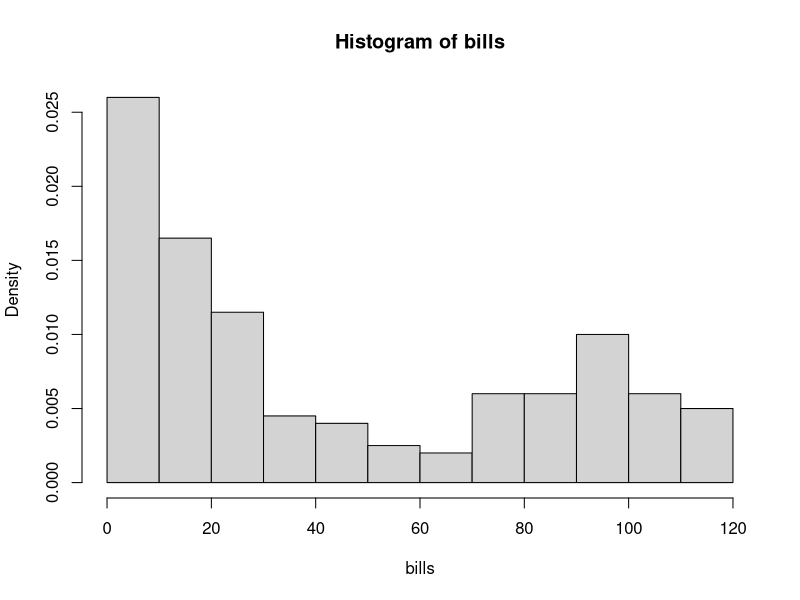

Recreate this plot in R. (Note: this script raises an error after producing the figure.)
par(mfrow=c(1,1));
#Exercise 1
#1.1
Data <- read.table("telephone.txt",header = TRUE);
bills = Data$Bills;

t=median(bills)
t
n=length(bills);
n

hist(bills,prob=T);

bootstrap_exp<-function(n,lambda){
  B=1000;
  tstar=numeric(B);
  for(i in 1:B){
    xstar = rexp(n,lambda); #Exercise says for lambda = [0.01,0.1]
    tstar[i] = median(xstar);
  }
  return(tstar)
}

lambda_values=seq(0.01,0.1,length=100)
lambda_values

p_array=numeric(length(lambda_values))
i=1
for(lambda in lambda_values){
  tstar=bootstrap_exp(n,lambda);
  pl=sum(tstar<t)/B;
  pr=sum(tstar>t)/B;
  p=2*min(pl,pr);
  p_array[i]=p;
  i=i+1;
}

p_array;
p_not_reject=p_array[p_array>0.05] #We take the values where the p value would not reject H0
p_not_reject
indexes = match(p_not_reject,p_array);

indexes;
lambda_not_reject=numeric(length(indexes));
count=1
for(i in indexes){
  lambda_not_reject[count]=lambda_values[i];
  count=count+1;
}

#We cannot reject that the data stems from a exponential distribution with lambda values:
lambda_not_reject


length(lambda_values)
length(p_array)

plot(lambda_values,p_array)
#Checking our graph we get that forthe values of lambda in range [0.01,0.1] all the p-values we get are 0. so we can reject the H0 that our distribution come from an exponential distribution of lambda range 0.01 0.1

#1.2

hist(bills)
boxplot(bills)
#Since half of the customers spend less than 27€ the marketing advice could be 
#Any other plot?
#Conclusion: Most of the people spend less than 20€ per month (?)

#Exercise 2
#Retrieving data

light1879 = scan("light1879.txt");
light1879;

light1882 = scan("light1882.txt")
light1882

light_time = scan("light.txt") #Holds the times saved from the experiment which are NOT the seconds taken to travel 7442Km
light_time


light_real_time = ((light_time/1000)+24.8)/1000000 #Holds the real time taken to travel 7442Km in seconds
light_real_time

light_speed = (7.442/light_real_time)-299000 #Measured speed of light minus 299000
light_speed

#2.1
#Histograms and box plots
par(mfrow=c(1,3));
hist(light1879);
boxplot(light1879);

hist(light1882);
boxplot(light1882);

hist(light_speed);
boxplot(light_speed);


boxplot(light1879,light1882,light_speed)

quantile(light1879)
quantile(light1882)
quantile(light_speed)
#Comparing the histograms and boxplots we can see that the distribution of the light1882 and light_speed are quite similar. Meanwhile, the light1879 the boxplot seems shifted upwards which means that the values are bigger.
#If we consider the median values then we get for light1879 is 850, for 1882 is 774 and light_speed is 754. We see again that light1882 and light_speed medians are close to each other.

#2.2
#Bootstrap confidence intervals lecture 2

#Defining function for bootstrap test

bootstrap<-function(data,operation="mean"){
  B=1000;
  tstar=numeric(B);
  
  for(i in 1:B){
    xstar = sample(data,replace = TRUE);
    
    if(operation=="mean"){
      tstar[i] = mean(xstar);
    }else if(operation=="median"){
      tstar[i] = median(xstar);
    }
  }
  return(tstar);
}

get_confidence_intervals<-function(data,operation="mean"){
  if(operation=="mean"){
    t=mean(data);
  }else if(operation=="median"){
    t=median(data);
  }
  tstar = bootstrap(data,operation);
  tstar25 = quantile(tstar,0.025);
  tstar975 = quantile(tstar,0.975);
  return(c(2*t-tstar975,2*t-tstar25));
}

#Light1879
add_speed=299000
add_speed=0


confidence_mean = get_confidence_intervals(light1879);
confidence_mean+add_speed;

confidence_median = get_confidence_intervals(light1879,"median");
confidence_median+add_speed;

#Light1882
confidence_mean = get_confidence_intervals(light1882);
confidence_mean+add_speed;

confidence_median = get_confidence_intervals(light1882,"median");
confidence_median+add_speed;

#Light
confidence_mean = get_confidence_intervals(light_speed);
confidence_mean+add_speed;

confidence_median = get_confidence_intervals(light_speed,"median");
confidence_median+add_speed;

#2.3 Comments
#We see that for the confidence intervals the light1882 and lightspeed they are similir and more or less in the same range. Meanwhile, the confidence interval of 1879 is not in the same range as the other two for the mean and for the median. The intesection of the intervals of 1879 and the others
#is empty.Then the experiments of 1879 maybe are not accurate enough or at least they differ from the other two experiments..
#2.4
#Speed of light according to https://physics.nist.gov/cgi-bin/cuu/Value?c
#299792.458
# For light1879 the value doesn't fall in the interval neither mean or median
# For light1882 the value doesn't fall in the interval neither mean or median
# For light it also doesn't fall in the interval neither mean or median
#It is not consistent

#We see that the currently most accurate value of speed does not fall in the confidence interval of the first data set (1879) neither does in the measures of Newcombs (light_speed) neither for the mean or median. But, it does falls in the mean and median confidence interval of Michael's 1882.
#It is consistent for Michelson measurements of the experiments made in 1882 but not in the other two.

#Exercise 3
#3.1
klm = scan("klm.txt");
klm
hist(klm)
qqnorm(klm)
qqline(klm)

#We check that the population doesn not seem normal this tell us that doing the t-test is not the best option
#We should perform the sign test Lecture 3 (13)
#Wilcoxon test doesn't seem appropiate because the population is not symetric

#Sign test
#We compute how many values are bigger than the median to test
n_smaller = sum(klm>31)
n_smaller
n = length(klm)
n
binom.test(n_smaller,n,p=0.5)

median(klm) #Checking
quantile(klm)

#
#We can reject the null hypothesus that the median of the population is == 31. But checking at the confidence interval 0.53 0.78, we see that 31 should be between quantile 0.53 and 0.78 therefore 
# How to change the null hypothesis to check if population is <= than 31?
# Checking confidence interval it gives 0.21 and 0.46. Can we say with that info the median is bigger than 31?


#3.2
quantile(klm,probs=0.8) #$Just checking

n_bigger = sum(klm>72);
binom.test(n_bigger,n,p=0.1)

#With a p value of 0.002 we can reject that at most 10% of the parts arrive later than 72 days. 
# If we check the confidence intervals 0.12 and 0.34, this means that between 12% and 34% of the pieces arrive later than 72 days (Can we say this?)

#Exercise 4
Clouds<-read.table("clouds.txt",header = TRUE);

hist(Clouds$seeded)
hist(Clouds$unseeded)

differences=Clouds$seeded-Clouds$unseeded
mean(differences)

hist(differences)
boxplot(Clouds$seeded,Clouds$unseeded)
boxplot(differences)

#4.1

#Check if the differences come from a normal distribution
qqnorm(differences)
qqline(differences)
shapiro.test(differences)
#QQplot an shapiro indicate that the differences do not follow normal distribution

#Should we do t.test eventhough the differences of the two data sets doesn't seem to be normal

#T-test
#Lecture 3 slide 25 says that paired t-test assumes that the differneces are a random sample from a normal population

plot(Clouds$seeded~Clouds$unseeded,data=Clouds); abline(0,1)

t.test(Clouds$seeded,Clouds$unseeded,paired = TRUE)

#H0 is rejected. Mean of the differences is different from 0.

#Mann-whitney-wilcoxon test. Lecture 4 slide 20
wilcox.test(Clouds$seeded,Clouds$unseeded)
#p-value indicates that H0 is rejected. The samples come from different populations
#though probably we shouldn't use this test because it is for independent samples and our data is paired

#Kolmorov-Smirnov. Lecture 4 slide 22
ks.test(Clouds$seeded,Clouds$unseeded);
#p-value indicates that H0 is rejected. The samples come from different populations
#though probably we shouldn't use this test because it is for independent samples and our data is paired

#4.2
clouds_sq=sqrt(Clouds)
clouds_sq

#T-test
t.test(clouds_sq$seeded,clouds_sq$unseeded,paired = TRUE)
#p-value rejects H0. Mean of the diiferences is different from 0.

#Mann-whitney-wilcoxon test
wilcox.test(clouds_sq$seeded,clouds_sq$unseeded)
#p-value indicates that H0 is rejected. The samples come from different populations

#Kolmorov-Smirnov.
ks.test(clouds_sq$seeded,clouds_sq$unseeded);
#p-value indicates that H0 is rejected. The samples come from different populations

#4.3
clouds_sq_sq=sqrt(clouds_sq)
#T-test
t.test(clouds_sq_sq$seeded,clouds_sq_sq$unseeded,paired = TRUE)
#p-value rejects H0. Mean of the diiferences is different from 0.

#Mann-whitney-wilcoxon test
wilcox.test(clouds_sq_sq$seeded,clouds_sq_sq$unseeded)
#p-value indicates that H0 is rejected. The samples come from different populations

#Kolmorov-Smirnov.
ks.test(clouds_sq_sq$seeded,clouds_sq_sq$unseeded);
#p-value indicates that H0 is rejected. The samples come from different populations


#Findings: applying square root to the samples makes the p-value on the t-test to decrease.
#while in the Mann-whitney-wilcoxon test and Kolmorov-sminorv test p-value remains the same after doing the test on the square rooted values.

#Exercise 5
Peruvians<-read.table("peruvians.txt",header = TRUE);
Peruvians=Peruvians #Deleting columns we don't need

#5.1
plot(Peruvians$migration~Peruvians$weight)
pairs(Peruvians)

#Looking at the graph generated we can say that migration is corelated with age and weight. 
#There could maybe be also correlation with diastolic

#5.2
cor.test(Peruvians$migration,Peruvians$age); #Correlated.
cor.test(Peruvians$migration,Peruvians$weight); #Correlated. 
cor.test(Peruvians$migration,Peruvians$length); #Not correlated. 
cor.test(Peruvians$migration,Peruvians$wrist); #Not correlated. 
cor.test(Peruvians$migration,Peruvians$systolic); #Not correlated
cor.test(Peruvians$migration,Peruvians$diastolic); #Not correlated

#Exercise 6

#6.1 

#This example looks very similar to the ones in Lecture 3 (23)
Run<-read.table("run.txt")

hist(Run$before)
qqnorm(Run$before)
qqline(Run$before)

hist(Run$after)
qqnorm(Run$after)
qqline(Run$after)

differences = Run$before-Run$after

hist(differences)
qqnorm(differences)
qqline(differences)

#The differences seem to come from a normal distribution

plot(before~after,data=Run);
abline(0,1)
boxplot(Run$before,Run$after)
boxplot(differences)


#6.2

Run_lemo = Run[which(Run$drink=="lemo"),]
Run_energy = Run[which(Run$drink=="energy"),]

t.test(Run_lemo$before,Run_lemo$after,paired = TRUE)
#We cannot reject that the mean of the differences is 0. Therefore, we cannot say that the running speed is affected for the people who drink lemo

t.test(Run_energy$before,Run_lemo$after,paired = TRUE)
#We cannot reject that the mean of the differences is 0. Therefore, we cannot say that the running speed is affected for the people who drink energy drink


#6.3

differences_lemo = Run_lemo$before-Run_lemo$after
differences_energy = Run_energy$before - Run_energy$after

t.test(differences_lemo,differences_energy,paired=TRUE)
#We cannot reject that the mean of the diffences is 0. Therefore, we cannot say that the time differences are affected by the type of drink

#6.4 Lecture 3 (24)
#A possible objection could be that the time taken between the two runs are not enough. According to http://www.sciencefocus.com/article/human-body/how-long-does-caffeine-take-kick
#Cafeine takes around 45 minutes to kick in. So maybe half an hour was not enough to see the effects of the drinks in the running speed.

#6.5 Lecture 3 (24)
#The possible objection could be that 30 minutes is nor enough time to rest and do the second run in the same conditions as the first run.
#(?)

#6.6
#The test assumes that the distribution of the differences is normal
#Second question??? (Maybe something realted with one-way ANOVA?)

qqnorm(differences_lemo);
qqline(differences_lemo);

qqnorm(differences_energy);
qqline(differences_energy);

#We can see that the distribution is normal

#Exercise 7






